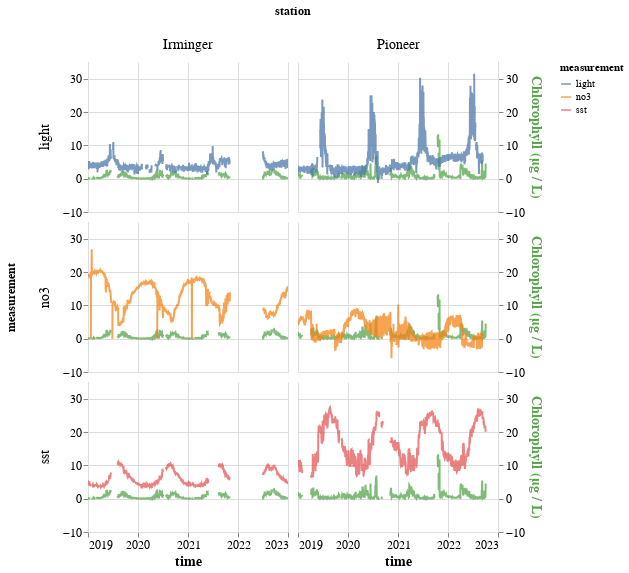

This figure's notebook cell:
### Code cell
# Create the base chart for 'chl'
chl_chart = alt.Chart(all_df_long).mark_line(color='#57A44C', opacity = 0.75).encode(
    x='time:T',
    y=alt.Y('chl:Q', axis=alt.Axis(title='Chlorophyll (µg / L)', titleColor='#57A44C', orient = 'right')),
    tooltip=['time', 'station', 'measurement', 'chl']
).properties(width=200, height=150)

# Create the base chart for 'value'
value_chart = alt.Chart(all_df_long).mark_line(opacity = 0.75).encode(
    x='time:T',
    y=alt.Y('value:Q', axis=alt.Axis(orient='left'), title = None),
    color='measurement',
    tooltip=['time', 'station', 'measurement', 'value']
).properties(width=200, height=150)

# Combine both charts using layer and resolve axes
combined_chart = alt.layer(chl_chart, value_chart)

# Facet by station and measurements
faceted_chart = combined_chart.facet(
    row='measurement:N',
    column='station:N'
).configure_axis(
    labelFontSize=12,
    titleFontSize=14
).configure_facet(
    spacing=10
).configure_view(
    stroke=None
).interactive()

faceted_chart = faceted_chart.configure_header(
    titleFontSize=12,
    labelFontSize=14)

faceted_chart.show()

### Figure 1 — Vega-Lite specification as saved in the notebook (floating-point values rounded to 4 significant figures; data arrays with more than 128 entries replaced by an {"elided": "..."} marker saying what was removed)
{"config": {"view": {"continuousWidth": 300, "continuousHeight": 300, "stroke": null}, "axis": {"labelFontSize": 12, "titleFontSize": 14}, "facet": {"spacing": 10}, "header": {"labelFontSize": 14, "titleFontSize": 12}}, "data": {"name": "data-338a86f895d67e01c727007ea8a92468"}, "facet": {"column": {"field": "station", "type": "nominal"}, "row": {"field": "measurement", "type": "nominal"}}, "spec": {"layer": [{"mark": {"type": "line", "color": "#57A44C", "opacity": 0.75}, "encoding": {"tooltip": [{"field": "time", "type": "temporal"}, {"field": "station", "type": "nominal"}, {"field": "measurement", "type": "nominal"}, {"field": "chl", "type": "quantitative"}], "x": {"field": "time", "type": "temporal"}, "y": {"axis": {"orient": "right", "title": "Chlorophyll (µg / L)", "titleColor": "#57A44C"}, "field": "chl", "type": "quantitative"}}, "name": "view_23"}, {"mark": {"type": "line", "opacity": 0.75}, "encoding": {"color": {"field": "measurement", "type": "nominal"}, "tooltip": [{"field": "time", "type": "temporal"}, {"field": "station", "type": "nominal"}, {"field": "measurement", "type": "nominal"}, {"field": "value", "type": "quantitative"}], "x": {"field": "time", "type": "temporal"}, "y": {"axis": {"orient": "left"}, "field": "value", "title": null, "type": "quantitative"}}}], "height": 150, "width": 200}, "params": [{"name": "param_24", "select": {"type": "interval", "encodings": ["x", "y"]}, "bind": "scales", "views": ["view_23"]}], "$schema": "https://vega.github.io/schema/vega-lite/v5.20.1.json", "datasets": {"data-338a86f895d67e01c727007ea8a92468": {"elided": "8619 records"}}}
